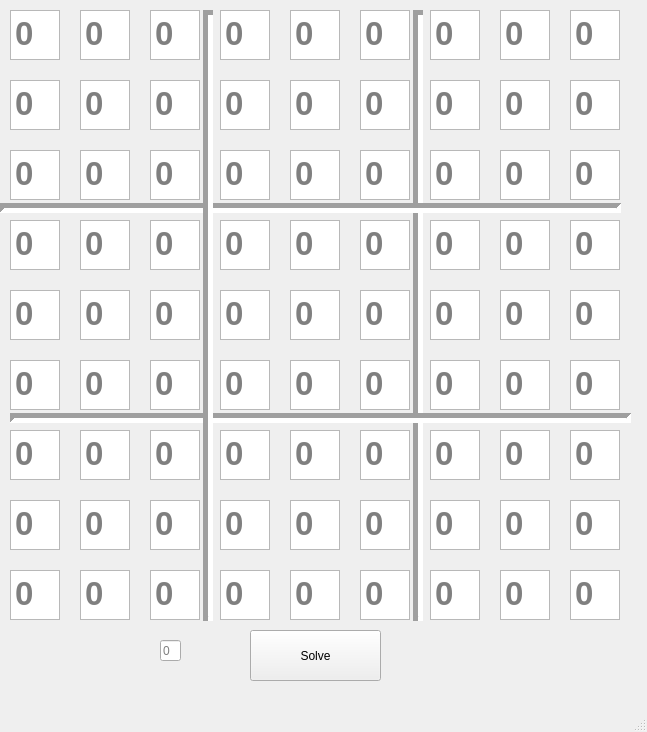
<?xml version="1.0" encoding="UTF-8"?>
<ui version="4.0">
 <class>MainWindow</class>
 <widget class="QMainWindow" name="MainWindow">
  <property name="enabled">
   <bool>true</bool>
  </property>
  <property name="geometry">
   <rect>
    <x>0</x>
    <y>0</y>
    <width>647</width>
    <height>732</height>
   </rect>
  </property>
  <property name="windowTitle">
   <string>MainWindow</string>
  </property>
  <property name="documentMode">
   <bool>false</bool>
  </property>
  <widget class="QWidget" name="centralwidget">
   <widget class="QTextEdit" name="b11">
    <property name="geometry">
     <rect>
      <x>10</x>
      <y>10</y>
      <width>50</width>
      <height>50</height>
     </rect>
    </property>
    <property name="font">
     <font>
      <pointsize>25</pointsize>
      <weight>75</weight>
      <bold>true</bold>
     </font>
    </property>
    <property name="inputMethodHints">
     <set>Qt::ImhDigitsOnly</set>
    </property>
    <property name="verticalScrollBarPolicy">
     <enum>Qt::ScrollBarAlwaysOff</enum>
    </property>
    <property name="horizontalScrollBarPolicy">
     <enum>Qt::ScrollBarAlwaysOff</enum>
    </property>
    <property name="sizeAdjustPolicy">
     <enum>QAbstractScrollArea::AdjustToContents</enum>
    </property>
    <property name="documentTitle">
     <string/>
    </property>
    <property name="lineWrapMode">
     <enum>QTextEdit::NoWrap</enum>
    </property>
    <property name="lineWrapColumnOrWidth">
     <number>-1</number>
    </property>
    <property name="tabStopWidth">
     <number>1</number>
    </property>
    <property name="placeholderText">
     <string>0</string>
    </property>
   </widget>
   <widget class="QTextEdit" name="b12">
    <property name="geometry">
     <rect>
      <x>80</x>
      <y>10</y>
      <width>50</width>
      <height>50</height>
     </rect>
    </property>
    <property name="font">
     <font>
      <pointsize>25</pointsize>
      <weight>75</weight>
      <bold>true</bold>
     </font>
    </property>
    <property name="placeholderText">
     <string>0</string>
    </property>
   </widget>
   <widget class="QTextEdit" name="b13">
    <property name="geometry">
     <rect>
      <x>150</x>
      <y>10</y>
      <width>50</width>
      <height>50</height>
     </rect>
    </property>
    <property name="font">
     <font>
      <pointsize>25</pointsize>
      <weight>75</weight>
      <bold>true</bold>
     </font>
    </property>
    <property name="placeholderText">
     <string>0</string>
    </property>
   </widget>
   <widget class="QTextEdit" name="b15">
    <property name="geometry">
     <rect>
      <x>290</x>
      <y>10</y>
      <width>50</width>
      <height>50</height>
     </rect>
    </property>
    <property name="font">
     <font>
      <pointsize>25</pointsize>
      <weight>75</weight>
      <bold>true</bold>
     </font>
    </property>
    <property name="placeholderText">
     <string>0</string>
    </property>
   </widget>
   <widget class="QTextEdit" name="b14">
    <property name="geometry">
     <rect>
      <x>220</x>
      <y>10</y>
      <width>50</width>
      <height>50</height>
     </rect>
    </property>
    <property name="font">
     <font>
      <pointsize>25</pointsize>
      <weight>75</weight>
      <bold>true</bold>
     </font>
    </property>
    <property name="placeholderText">
     <string>0</string>
    </property>
   </widget>
   <widget class="QTextEdit" name="b16">
    <property name="geometry">
     <rect>
      <x>360</x>
      <y>10</y>
      <width>50</width>
      <height>50</height>
     </rect>
    </property>
    <property name="font">
     <font>
      <pointsize>25</pointsize>
      <weight>75</weight>
      <bold>true</bold>
     </font>
    </property>
    <property name="placeholderText">
     <string>0</string>
    </property>
   </widget>
   <widget class="QTextEdit" name="b18">
    <property name="geometry">
     <rect>
      <x>500</x>
      <y>10</y>
      <width>50</width>
      <height>50</height>
     </rect>
    </property>
    <property name="font">
     <font>
      <pointsize>25</pointsize>
      <weight>75</weight>
      <bold>true</bold>
     </font>
    </property>
    <property name="placeholderText">
     <string>0</string>
    </property>
   </widget>
   <widget class="QTextEdit" name="b17">
    <property name="geometry">
     <rect>
      <x>430</x>
      <y>10</y>
      <width>50</width>
      <height>50</height>
     </rect>
    </property>
    <property name="font">
     <font>
      <pointsize>25</pointsize>
      <weight>75</weight>
      <bold>true</bold>
     </font>
    </property>
    <property name="placeholderText">
     <string>0</string>
    </property>
   </widget>
   <widget class="QTextEdit" name="b19">
    <property name="geometry">
     <rect>
      <x>570</x>
      <y>10</y>
      <width>50</width>
      <height>50</height>
     </rect>
    </property>
    <property name="font">
     <font>
      <pointsize>25</pointsize>
      <weight>75</weight>
      <bold>true</bold>
     </font>
    </property>
    <property name="placeholderText">
     <string>0</string>
    </property>
   </widget>
   <widget class="QTextEdit" name="b25">
    <property name="geometry">
     <rect>
      <x>290</x>
      <y>80</y>
      <width>50</width>
      <height>50</height>
     </rect>
    </property>
    <property name="font">
     <font>
      <pointsize>25</pointsize>
      <weight>75</weight>
      <bold>true</bold>
     </font>
    </property>
    <property name="placeholderText">
     <string>0</string>
    </property>
   </widget>
   <widget class="QTextEdit" name="b28">
    <property name="geometry">
     <rect>
      <x>500</x>
      <y>80</y>
      <width>50</width>
      <height>50</height>
     </rect>
    </property>
    <property name="font">
     <font>
      <pointsize>25</pointsize>
      <weight>75</weight>
      <bold>true</bold>
     </font>
    </property>
    <property name="placeholderText">
     <string>0</string>
    </property>
   </widget>
   <widget class="QTextEdit" name="b27">
    <property name="geometry">
     <rect>
      <x>430</x>
      <y>80</y>
      <width>50</width>
      <height>50</height>
     </rect>
    </property>
    <property name="font">
     <font>
      <pointsize>25</pointsize>
      <weight>75</weight>
      <bold>true</bold>
     </font>
    </property>
    <property name="placeholderText">
     <string>0</string>
    </property>
   </widget>
   <widget class="QTextEdit" name="b26">
    <property name="geometry">
     <rect>
      <x>360</x>
      <y>80</y>
      <width>50</width>
      <height>50</height>
     </rect>
    </property>
    <property name="font">
     <font>
      <pointsize>25</pointsize>
      <weight>75</weight>
      <bold>true</bold>
     </font>
    </property>
    <property name="placeholderText">
     <string>0</string>
    </property>
   </widget>
   <widget class="QTextEdit" name="b22">
    <property name="geometry">
     <rect>
      <x>80</x>
      <y>80</y>
      <width>50</width>
      <height>50</height>
     </rect>
    </property>
    <property name="font">
     <font>
      <pointsize>25</pointsize>
      <weight>75</weight>
      <bold>true</bold>
     </font>
    </property>
    <property name="placeholderText">
     <string>0</string>
    </property>
   </widget>
   <widget class="QTextEdit" name="b21">
    <property name="geometry">
     <rect>
      <x>10</x>
      <y>80</y>
      <width>50</width>
      <height>50</height>
     </rect>
    </property>
    <property name="font">
     <font>
      <pointsize>25</pointsize>
      <weight>75</weight>
      <bold>true</bold>
     </font>
    </property>
    <property name="placeholderText">
     <string>0</string>
    </property>
   </widget>
   <widget class="QTextEdit" name="b23">
    <property name="geometry">
     <rect>
      <x>150</x>
      <y>80</y>
      <width>50</width>
      <height>50</height>
     </rect>
    </property>
    <property name="font">
     <font>
      <pointsize>25</pointsize>
      <weight>75</weight>
      <bold>true</bold>
     </font>
    </property>
    <property name="placeholderText">
     <string>0</string>
    </property>
   </widget>
   <widget class="QTextEdit" name="b24">
    <property name="geometry">
     <rect>
      <x>220</x>
      <y>80</y>
      <width>50</width>
      <height>50</height>
     </rect>
    </property>
    <property name="font">
     <font>
      <pointsize>25</pointsize>
      <weight>75</weight>
      <bold>true</bold>
     </font>
    </property>
    <property name="placeholderText">
     <string>0</string>
    </property>
   </widget>
   <widget class="QTextEdit" name="b29">
    <property name="geometry">
     <rect>
      <x>570</x>
      <y>80</y>
      <width>50</width>
      <height>50</height>
     </rect>
    </property>
    <property name="font">
     <font>
      <pointsize>25</pointsize>
      <weight>75</weight>
      <bold>true</bold>
     </font>
    </property>
    <property name="placeholderText">
     <string>0</string>
    </property>
   </widget>
   <widget class="QTextEdit" name="b44">
    <property name="geometry">
     <rect>
      <x>220</x>
      <y>220</y>
      <width>50</width>
      <height>50</height>
     </rect>
    </property>
    <property name="font">
     <font>
      <pointsize>25</pointsize>
      <weight>75</weight>
      <bold>true</bold>
     </font>
    </property>
    <property name="placeholderText">
     <string>0</string>
    </property>
   </widget>
   <widget class="QTextEdit" name="b43">
    <property name="geometry">
     <rect>
      <x>150</x>
      <y>220</y>
      <width>50</width>
      <height>50</height>
     </rect>
    </property>
    <property name="font">
     <font>
      <pointsize>25</pointsize>
      <weight>75</weight>
      <bold>true</bold>
     </font>
    </property>
    <property name="placeholderText">
     <string>0</string>
    </property>
   </widget>
   <widget class="QTextEdit" name="b39">
    <property name="geometry">
     <rect>
      <x>570</x>
      <y>150</y>
      <width>50</width>
      <height>50</height>
     </rect>
    </property>
    <property name="font">
     <font>
      <pointsize>25</pointsize>
      <weight>75</weight>
      <bold>true</bold>
     </font>
    </property>
    <property name="placeholderText">
     <string>0</string>
    </property>
   </widget>
   <widget class="QTextEdit" name="b33">
    <property name="geometry">
     <rect>
      <x>150</x>
      <y>150</y>
      <width>50</width>
      <height>50</height>
     </rect>
    </property>
    <property name="font">
     <font>
      <pointsize>25</pointsize>
      <weight>75</weight>
      <bold>true</bold>
     </font>
    </property>
    <property name="placeholderText">
     <string>0</string>
    </property>
   </widget>
   <widget class="QTextEdit" name="b48">
    <property name="geometry">
     <rect>
      <x>500</x>
      <y>220</y>
      <width>50</width>
      <height>50</height>
     </rect>
    </property>
    <property name="font">
     <font>
      <pointsize>25</pointsize>
      <weight>75</weight>
      <bold>true</bold>
     </font>
    </property>
    <property name="placeholderText">
     <string>0</string>
    </property>
   </widget>
   <widget class="QTextEdit" name="b37">
    <property name="geometry">
     <rect>
      <x>430</x>
      <y>150</y>
      <width>50</width>
      <height>50</height>
     </rect>
    </property>
    <property name="font">
     <font>
      <pointsize>25</pointsize>
      <weight>75</weight>
      <bold>true</bold>
     </font>
    </property>
    <property name="placeholderText">
     <string>0</string>
    </property>
   </widget>
   <widget class="QTextEdit" name="b49">
    <property name="geometry">
     <rect>
      <x>570</x>
      <y>220</y>
      <width>50</width>
      <height>50</height>
     </rect>
    </property>
    <property name="font">
     <font>
      <pointsize>25</pointsize>
      <weight>75</weight>
      <bold>true</bold>
     </font>
    </property>
    <property name="placeholderText">
     <string>0</string>
    </property>
   </widget>
   <widget class="QTextEdit" name="b38">
    <property name="geometry">
     <rect>
      <x>500</x>
      <y>150</y>
      <width>50</width>
      <height>50</height>
     </rect>
    </property>
    <property name="font">
     <font>
      <pointsize>25</pointsize>
      <weight>75</weight>
      <bold>true</bold>
     </font>
    </property>
    <property name="placeholderText">
     <string>0</string>
    </property>
   </widget>
   <widget class="QTextEdit" name="b47">
    <property name="geometry">
     <rect>
      <x>430</x>
      <y>220</y>
      <width>50</width>
      <height>50</height>
     </rect>
    </property>
    <property name="font">
     <font>
      <pointsize>25</pointsize>
      <weight>75</weight>
      <bold>true</bold>
     </font>
    </property>
    <property name="placeholderText">
     <string>0</string>
    </property>
   </widget>
   <widget class="QTextEdit" name="b34">
    <property name="geometry">
     <rect>
      <x>220</x>
      <y>150</y>
      <width>50</width>
      <height>50</height>
     </rect>
    </property>
    <property name="font">
     <font>
      <pointsize>25</pointsize>
      <weight>75</weight>
      <bold>true</bold>
     </font>
    </property>
    <property name="placeholderText">
     <string>0</string>
    </property>
   </widget>
   <widget class="QTextEdit" name="b45">
    <property name="geometry">
     <rect>
      <x>290</x>
      <y>220</y>
      <width>50</width>
      <height>50</height>
     </rect>
    </property>
    <property name="font">
     <font>
      <pointsize>25</pointsize>
      <weight>75</weight>
      <bold>true</bold>
     </font>
    </property>
    <property name="placeholderText">
     <string>0</string>
    </property>
   </widget>
   <widget class="QTextEdit" name="b36">
    <property name="geometry">
     <rect>
      <x>360</x>
      <y>150</y>
      <width>50</width>
      <height>50</height>
     </rect>
    </property>
    <property name="font">
     <font>
      <pointsize>25</pointsize>
      <weight>75</weight>
      <bold>true</bold>
     </font>
    </property>
    <property name="placeholderText">
     <string>0</string>
    </property>
   </widget>
   <widget class="QTextEdit" name="b32">
    <property name="geometry">
     <rect>
      <x>80</x>
      <y>150</y>
      <width>50</width>
      <height>50</height>
     </rect>
    </property>
    <property name="font">
     <font>
      <pointsize>25</pointsize>
      <weight>75</weight>
      <bold>true</bold>
     </font>
    </property>
    <property name="placeholderText">
     <string>0</string>
    </property>
   </widget>
   <widget class="QTextEdit" name="b42">
    <property name="geometry">
     <rect>
      <x>80</x>
      <y>220</y>
      <width>50</width>
      <height>50</height>
     </rect>
    </property>
    <property name="font">
     <font>
      <pointsize>25</pointsize>
      <weight>75</weight>
      <bold>true</bold>
     </font>
    </property>
    <property name="placeholderText">
     <string>0</string>
    </property>
   </widget>
   <widget class="QTextEdit" name="b35">
    <property name="geometry">
     <rect>
      <x>290</x>
      <y>150</y>
      <width>50</width>
      <height>50</height>
     </rect>
    </property>
    <property name="font">
     <font>
      <pointsize>25</pointsize>
      <weight>75</weight>
      <bold>true</bold>
     </font>
    </property>
    <property name="placeholderText">
     <string>0</string>
    </property>
   </widget>
   <widget class="QTextEdit" name="b31">
    <property name="geometry">
     <rect>
      <x>10</x>
      <y>150</y>
      <width>50</width>
      <height>50</height>
     </rect>
    </property>
    <property name="font">
     <font>
      <pointsize>25</pointsize>
      <weight>75</weight>
      <bold>true</bold>
     </font>
    </property>
    <property name="placeholderText">
     <string>0</string>
    </property>
   </widget>
   <widget class="QTextEdit" name="b41">
    <property name="geometry">
     <rect>
      <x>10</x>
      <y>220</y>
      <width>50</width>
      <height>50</height>
     </rect>
    </property>
    <property name="font">
     <font>
      <pointsize>25</pointsize>
      <weight>75</weight>
      <bold>true</bold>
     </font>
    </property>
    <property name="placeholderText">
     <string>0</string>
    </property>
   </widget>
   <widget class="QTextEdit" name="b46">
    <property name="geometry">
     <rect>
      <x>360</x>
      <y>220</y>
      <width>50</width>
      <height>50</height>
     </rect>
    </property>
    <property name="font">
     <font>
      <pointsize>25</pointsize>
      <weight>75</weight>
      <bold>true</bold>
     </font>
    </property>
    <property name="placeholderText">
     <string>0</string>
    </property>
   </widget>
   <widget class="QTextEdit" name="b64">
    <property name="geometry">
     <rect>
      <x>220</x>
      <y>360</y>
      <width>50</width>
      <height>50</height>
     </rect>
    </property>
    <property name="font">
     <font>
      <pointsize>25</pointsize>
      <weight>75</weight>
      <bold>true</bold>
     </font>
    </property>
    <property name="placeholderText">
     <string>0</string>
    </property>
   </widget>
   <widget class="QTextEdit" name="b63">
    <property name="geometry">
     <rect>
      <x>150</x>
      <y>360</y>
      <width>50</width>
      <height>50</height>
     </rect>
    </property>
    <property name="font">
     <font>
      <pointsize>25</pointsize>
      <weight>75</weight>
      <bold>true</bold>
     </font>
    </property>
    <property name="placeholderText">
     <string>0</string>
    </property>
   </widget>
   <widget class="QTextEdit" name="b76">
    <property name="geometry">
     <rect>
      <x>360</x>
      <y>430</y>
      <width>50</width>
      <height>50</height>
     </rect>
    </property>
    <property name="font">
     <font>
      <pointsize>25</pointsize>
      <weight>75</weight>
      <bold>true</bold>
     </font>
    </property>
    <property name="placeholderText">
     <string>0</string>
    </property>
   </widget>
   <widget class="QTextEdit" name="b78">
    <property name="geometry">
     <rect>
      <x>500</x>
      <y>430</y>
      <width>50</width>
      <height>50</height>
     </rect>
    </property>
    <property name="font">
     <font>
      <pointsize>25</pointsize>
      <weight>75</weight>
      <bold>true</bold>
     </font>
    </property>
    <property name="placeholderText">
     <string>0</string>
    </property>
   </widget>
   <widget class="QTextEdit" name="b79">
    <property name="geometry">
     <rect>
      <x>570</x>
      <y>430</y>
      <width>50</width>
      <height>50</height>
     </rect>
    </property>
    <property name="font">
     <font>
      <pointsize>25</pointsize>
      <weight>75</weight>
      <bold>true</bold>
     </font>
    </property>
    <property name="placeholderText">
     <string>0</string>
    </property>
   </widget>
   <widget class="QTextEdit" name="b59">
    <property name="geometry">
     <rect>
      <x>570</x>
      <y>290</y>
      <width>50</width>
      <height>50</height>
     </rect>
    </property>
    <property name="font">
     <font>
      <pointsize>25</pointsize>
      <weight>75</weight>
      <bold>true</bold>
     </font>
    </property>
    <property name="placeholderText">
     <string>0</string>
    </property>
   </widget>
   <widget class="QTextEdit" name="b82">
    <property name="geometry">
     <rect>
      <x>80</x>
      <y>500</y>
      <width>50</width>
      <height>50</height>
     </rect>
    </property>
    <property name="font">
     <font>
      <pointsize>25</pointsize>
      <weight>75</weight>
      <bold>true</bold>
     </font>
    </property>
    <property name="placeholderText">
     <string>0</string>
    </property>
   </widget>
   <widget class="QTextEdit" name="b83">
    <property name="geometry">
     <rect>
      <x>150</x>
      <y>500</y>
      <width>50</width>
      <height>50</height>
     </rect>
    </property>
    <property name="font">
     <font>
      <pointsize>25</pointsize>
      <weight>75</weight>
      <bold>true</bold>
     </font>
    </property>
    <property name="placeholderText">
     <string>0</string>
    </property>
   </widget>
   <widget class="QTextEdit" name="b75">
    <property name="geometry">
     <rect>
      <x>290</x>
      <y>430</y>
      <width>50</width>
      <height>50</height>
     </rect>
    </property>
    <property name="font">
     <font>
      <pointsize>25</pointsize>
      <weight>75</weight>
      <bold>true</bold>
     </font>
    </property>
    <property name="placeholderText">
     <string>0</string>
    </property>
   </widget>
   <widget class="QTextEdit" name="b53">
    <property name="geometry">
     <rect>
      <x>150</x>
      <y>290</y>
      <width>50</width>
      <height>50</height>
     </rect>
    </property>
    <property name="font">
     <font>
      <pointsize>25</pointsize>
      <weight>75</weight>
      <bold>true</bold>
     </font>
    </property>
    <property name="placeholderText">
     <string>0</string>
    </property>
   </widget>
   <widget class="QTextEdit" name="b68">
    <property name="geometry">
     <rect>
      <x>500</x>
      <y>360</y>
      <width>50</width>
      <height>50</height>
     </rect>
    </property>
    <property name="font">
     <font>
      <pointsize>25</pointsize>
      <weight>75</weight>
      <bold>true</bold>
     </font>
    </property>
    <property name="placeholderText">
     <string>0</string>
    </property>
   </widget>
   <widget class="QTextEdit" name="b57">
    <property name="geometry">
     <rect>
      <x>430</x>
      <y>290</y>
      <width>50</width>
      <height>50</height>
     </rect>
    </property>
    <property name="font">
     <font>
      <pointsize>25</pointsize>
      <weight>75</weight>
      <bold>true</bold>
     </font>
    </property>
    <property name="placeholderText">
     <string>0</string>
    </property>
   </widget>
   <widget class="QTextEdit" name="b71">
    <property name="geometry">
     <rect>
      <x>10</x>
      <y>430</y>
      <width>50</width>
      <height>50</height>
     </rect>
    </property>
    <property name="font">
     <font>
      <pointsize>25</pointsize>
      <weight>75</weight>
      <bold>true</bold>
     </font>
    </property>
    <property name="placeholderText">
     <string>0</string>
    </property>
   </widget>
   <widget class="QTextEdit" name="b69">
    <property name="geometry">
     <rect>
      <x>570</x>
      <y>360</y>
      <width>50</width>
      <height>50</height>
     </rect>
    </property>
    <property name="font">
     <font>
      <pointsize>25</pointsize>
      <weight>75</weight>
      <bold>true</bold>
     </font>
    </property>
    <property name="placeholderText">
     <string>0</string>
    </property>
   </widget>
   <widget class="QTextEdit" name="b87">
    <property name="geometry">
     <rect>
      <x>430</x>
      <y>500</y>
      <width>50</width>
      <height>50</height>
     </rect>
    </property>
    <property name="font">
     <font>
      <pointsize>25</pointsize>
      <weight>75</weight>
      <bold>true</bold>
     </font>
    </property>
    <property name="placeholderText">
     <string>0</string>
    </property>
   </widget>
   <widget class="QTextEdit" name="b58">
    <property name="geometry">
     <rect>
      <x>500</x>
      <y>290</y>
      <width>50</width>
      <height>50</height>
     </rect>
    </property>
    <property name="font">
     <font>
      <pointsize>25</pointsize>
      <weight>75</weight>
      <bold>true</bold>
     </font>
    </property>
    <property name="placeholderText">
     <string>0</string>
    </property>
   </widget>
   <widget class="QTextEdit" name="b84">
    <property name="geometry">
     <rect>
      <x>220</x>
      <y>500</y>
      <width>50</width>
      <height>50</height>
     </rect>
    </property>
    <property name="font">
     <font>
      <pointsize>25</pointsize>
      <weight>75</weight>
      <bold>true</bold>
     </font>
    </property>
    <property name="placeholderText">
     <string>0</string>
    </property>
   </widget>
   <widget class="QTextEdit" name="b72">
    <property name="geometry">
     <rect>
      <x>80</x>
      <y>430</y>
      <width>50</width>
      <height>50</height>
     </rect>
    </property>
    <property name="font">
     <font>
      <pointsize>25</pointsize>
      <weight>75</weight>
      <bold>true</bold>
     </font>
    </property>
    <property name="placeholderText">
     <string>0</string>
    </property>
   </widget>
   <widget class="QTextEdit" name="b81">
    <property name="geometry">
     <rect>
      <x>10</x>
      <y>500</y>
      <width>50</width>
      <height>50</height>
     </rect>
    </property>
    <property name="font">
     <font>
      <pointsize>25</pointsize>
      <weight>75</weight>
      <bold>true</bold>
     </font>
    </property>
    <property name="placeholderText">
     <string>0</string>
    </property>
   </widget>
   <widget class="QTextEdit" name="b67">
    <property name="geometry">
     <rect>
      <x>430</x>
      <y>360</y>
      <width>50</width>
      <height>50</height>
     </rect>
    </property>
    <property name="font">
     <font>
      <pointsize>25</pointsize>
      <weight>75</weight>
      <bold>true</bold>
     </font>
    </property>
    <property name="placeholderText">
     <string>0</string>
    </property>
   </widget>
   <widget class="QTextEdit" name="b74">
    <property name="geometry">
     <rect>
      <x>220</x>
      <y>430</y>
      <width>50</width>
      <height>50</height>
     </rect>
    </property>
    <property name="font">
     <font>
      <pointsize>25</pointsize>
      <weight>75</weight>
      <bold>true</bold>
     </font>
    </property>
    <property name="placeholderText">
     <string>0</string>
    </property>
   </widget>
   <widget class="QTextEdit" name="b54">
    <property name="geometry">
     <rect>
      <x>220</x>
      <y>290</y>
      <width>50</width>
      <height>50</height>
     </rect>
    </property>
    <property name="font">
     <font>
      <pointsize>25</pointsize>
      <weight>75</weight>
      <bold>true</bold>
     </font>
    </property>
    <property name="placeholderText">
     <string>0</string>
    </property>
   </widget>
   <widget class="QTextEdit" name="b65">
    <property name="geometry">
     <rect>
      <x>290</x>
      <y>360</y>
      <width>50</width>
      <height>50</height>
     </rect>
    </property>
    <property name="font">
     <font>
      <pointsize>25</pointsize>
      <weight>75</weight>
      <bold>true</bold>
     </font>
    </property>
    <property name="placeholderText">
     <string>0</string>
    </property>
   </widget>
   <widget class="QTextEdit" name="b89">
    <property name="geometry">
     <rect>
      <x>570</x>
      <y>500</y>
      <width>50</width>
      <height>50</height>
     </rect>
    </property>
    <property name="font">
     <font>
      <pointsize>25</pointsize>
      <weight>75</weight>
      <bold>true</bold>
     </font>
    </property>
    <property name="placeholderText">
     <string>0</string>
    </property>
   </widget>
   <widget class="QTextEdit" name="b73">
    <property name="geometry">
     <rect>
      <x>150</x>
      <y>430</y>
      <width>50</width>
      <height>50</height>
     </rect>
    </property>
    <property name="font">
     <font>
      <pointsize>25</pointsize>
      <weight>75</weight>
      <bold>true</bold>
     </font>
    </property>
    <property name="placeholderText">
     <string>0</string>
    </property>
   </widget>
   <widget class="QTextEdit" name="b56">
    <property name="geometry">
     <rect>
      <x>360</x>
      <y>290</y>
      <width>50</width>
      <height>50</height>
     </rect>
    </property>
    <property name="font">
     <font>
      <pointsize>25</pointsize>
      <weight>75</weight>
      <bold>true</bold>
     </font>
    </property>
    <property name="placeholderText">
     <string>0</string>
    </property>
   </widget>
   <widget class="QTextEdit" name="b52">
    <property name="geometry">
     <rect>
      <x>80</x>
      <y>290</y>
      <width>50</width>
      <height>50</height>
     </rect>
    </property>
    <property name="font">
     <font>
      <pointsize>25</pointsize>
      <weight>75</weight>
      <bold>true</bold>
     </font>
    </property>
    <property name="placeholderText">
     <string>0</string>
    </property>
   </widget>
   <widget class="QTextEdit" name="b77">
    <property name="geometry">
     <rect>
      <x>430</x>
      <y>430</y>
      <width>50</width>
      <height>50</height>
     </rect>
    </property>
    <property name="font">
     <font>
      <pointsize>25</pointsize>
      <weight>75</weight>
      <bold>true</bold>
     </font>
    </property>
    <property name="placeholderText">
     <string>0</string>
    </property>
   </widget>
   <widget class="QTextEdit" name="b85">
    <property name="geometry">
     <rect>
      <x>290</x>
      <y>500</y>
      <width>50</width>
      <height>50</height>
     </rect>
    </property>
    <property name="font">
     <font>
      <pointsize>25</pointsize>
      <weight>75</weight>
      <bold>true</bold>
     </font>
    </property>
    <property name="placeholderText">
     <string>0</string>
    </property>
   </widget>
   <widget class="QTextEdit" name="b86">
    <property name="geometry">
     <rect>
      <x>360</x>
      <y>500</y>
      <width>50</width>
      <height>50</height>
     </rect>
    </property>
    <property name="font">
     <font>
      <pointsize>25</pointsize>
      <weight>75</weight>
      <bold>true</bold>
     </font>
    </property>
    <property name="lineWrapColumnOrWidth">
     <number>-1</number>
    </property>
    <property name="placeholderText">
     <string>0</string>
    </property>
   </widget>
   <widget class="QTextEdit" name="b62">
    <property name="geometry">
     <rect>
      <x>80</x>
      <y>360</y>
      <width>50</width>
      <height>50</height>
     </rect>
    </property>
    <property name="font">
     <font>
      <pointsize>25</pointsize>
      <weight>75</weight>
      <bold>true</bold>
     </font>
    </property>
    <property name="placeholderText">
     <string>0</string>
    </property>
   </widget>
   <widget class="QTextEdit" name="b55">
    <property name="geometry">
     <rect>
      <x>290</x>
      <y>290</y>
      <width>50</width>
      <height>50</height>
     </rect>
    </property>
    <property name="font">
     <font>
      <pointsize>25</pointsize>
      <weight>75</weight>
      <bold>true</bold>
     </font>
    </property>
    <property name="placeholderText">
     <string>0</string>
    </property>
   </widget>
   <widget class="QTextEdit" name="b51">
    <property name="geometry">
     <rect>
      <x>10</x>
      <y>290</y>
      <width>50</width>
      <height>50</height>
     </rect>
    </property>
    <property name="font">
     <font>
      <pointsize>25</pointsize>
      <weight>75</weight>
      <bold>true</bold>
     </font>
    </property>
    <property name="placeholderText">
     <string>0</string>
    </property>
   </widget>
   <widget class="QTextEdit" name="b61">
    <property name="geometry">
     <rect>
      <x>10</x>
      <y>360</y>
      <width>50</width>
      <height>50</height>
     </rect>
    </property>
    <property name="font">
     <font>
      <pointsize>25</pointsize>
      <weight>75</weight>
      <bold>true</bold>
     </font>
    </property>
    <property name="placeholderText">
     <string>0</string>
    </property>
   </widget>
   <widget class="QPushButton" name="Solve">
    <property name="geometry">
     <rect>
      <x>250</x>
      <y>630</y>
      <width>131</width>
      <height>51</height>
     </rect>
    </property>
    <property name="text">
     <string>Solve</string>
    </property>
   </widget>
   <widget class="QTextEdit" name="b66">
    <property name="geometry">
     <rect>
      <x>360</x>
      <y>360</y>
      <width>50</width>
      <height>50</height>
     </rect>
    </property>
    <property name="font">
     <font>
      <pointsize>25</pointsize>
      <weight>75</weight>
      <bold>true</bold>
     </font>
    </property>
    <property name="placeholderText">
     <string>0</string>
    </property>
   </widget>
   <widget class="QTextEdit" name="b88">
    <property name="geometry">
     <rect>
      <x>500</x>
      <y>500</y>
      <width>50</width>
      <height>50</height>
     </rect>
    </property>
    <property name="font">
     <font>
      <pointsize>25</pointsize>
      <weight>75</weight>
      <bold>true</bold>
     </font>
    </property>
    <property name="placeholderText">
     <string>0</string>
    </property>
   </widget>
   <widget class="QTextEdit" name="b91">
    <property name="geometry">
     <rect>
      <x>10</x>
      <y>570</y>
      <width>50</width>
      <height>50</height>
     </rect>
    </property>
    <property name="font">
     <font>
      <pointsize>25</pointsize>
      <weight>75</weight>
      <bold>true</bold>
     </font>
    </property>
    <property name="placeholderText">
     <string>0</string>
    </property>
   </widget>
   <widget class="QTextEdit" name="b97">
    <property name="geometry">
     <rect>
      <x>430</x>
      <y>570</y>
      <width>50</width>
      <height>50</height>
     </rect>
    </property>
    <property name="font">
     <font>
      <pointsize>25</pointsize>
      <weight>75</weight>
      <bold>true</bold>
     </font>
    </property>
    <property name="placeholderText">
     <string>0</string>
    </property>
   </widget>
   <widget class="QTextEdit" name="b99">
    <property name="geometry">
     <rect>
      <x>570</x>
      <y>570</y>
      <width>50</width>
      <height>50</height>
     </rect>
    </property>
    <property name="font">
     <font>
      <pointsize>25</pointsize>
      <weight>75</weight>
      <bold>true</bold>
     </font>
    </property>
    <property name="placeholderText">
     <string>0</string>
    </property>
   </widget>
   <widget class="QTextEdit" name="b96">
    <property name="geometry">
     <rect>
      <x>360</x>
      <y>570</y>
      <width>50</width>
      <height>50</height>
     </rect>
    </property>
    <property name="font">
     <font>
      <pointsize>25</pointsize>
      <weight>75</weight>
      <bold>true</bold>
     </font>
    </property>
    <property name="placeholderText">
     <string>0</string>
    </property>
   </widget>
   <widget class="QTextEdit" name="b93">
    <property name="geometry">
     <rect>
      <x>150</x>
      <y>570</y>
      <width>50</width>
      <height>50</height>
     </rect>
    </property>
    <property name="font">
     <font>
      <pointsize>25</pointsize>
      <weight>75</weight>
      <bold>true</bold>
     </font>
    </property>
    <property name="placeholderText">
     <string>0</string>
    </property>
   </widget>
   <widget class="QTextEdit" name="b94">
    <property name="geometry">
     <rect>
      <x>220</x>
      <y>570</y>
      <width>50</width>
      <height>50</height>
     </rect>
    </property>
    <property name="font">
     <font>
      <pointsize>25</pointsize>
      <weight>75</weight>
      <bold>true</bold>
     </font>
    </property>
    <property name="placeholderText">
     <string>0</string>
    </property>
   </widget>
   <widget class="QTextEdit" name="b95">
    <property name="geometry">
     <rect>
      <x>290</x>
      <y>570</y>
      <width>50</width>
      <height>50</height>
     </rect>
    </property>
    <property name="font">
     <font>
      <pointsize>25</pointsize>
      <weight>75</weight>
      <bold>true</bold>
     </font>
    </property>
    <property name="placeholderText">
     <string>0</string>
    </property>
   </widget>
   <widget class="QTextEdit" name="b98">
    <property name="geometry">
     <rect>
      <x>500</x>
      <y>570</y>
      <width>50</width>
      <height>50</height>
     </rect>
    </property>
    <property name="font">
     <font>
      <pointsize>25</pointsize>
      <weight>75</weight>
      <bold>true</bold>
     </font>
    </property>
    <property name="placeholderText">
     <string>0</string>
    </property>
   </widget>
   <widget class="QTextEdit" name="b92">
    <property name="geometry">
     <rect>
      <x>80</x>
      <y>570</y>
      <width>50</width>
      <height>50</height>
     </rect>
    </property>
    <property name="font">
     <font>
      <pointsize>25</pointsize>
      <weight>75</weight>
      <bold>true</bold>
     </font>
    </property>
    <property name="placeholderText">
     <string>0</string>
    </property>
   </widget>
   <widget class="Line" name="line2">
    <property name="geometry">
     <rect>
      <x>410</x>
      <y>10</y>
      <width>16</width>
      <height>611</height>
     </rect>
    </property>
    <property name="sizePolicy">
     <sizepolicy hsizetype="Preferred" vsizetype="Preferred">
      <horstretch>1</horstretch>
      <verstretch>0</verstretch>
     </sizepolicy>
    </property>
    <property name="font">
     <font>
      <pointsize>41</pointsize>
      <weight>75</weight>
      <bold>true</bold>
     </font>
    </property>
    <property name="lineWidth">
     <number>5</number>
    </property>
    <property name="orientation">
     <enum>Qt::Vertical</enum>
    </property>
   </widget>
   <widget class="Line" name="line3">
    <property name="geometry">
     <rect>
      <x>0</x>
      <y>200</y>
      <width>621</width>
      <height>16</height>
     </rect>
    </property>
    <property name="lineWidth">
     <number>5</number>
    </property>
    <property name="orientation">
     <enum>Qt::Horizontal</enum>
    </property>
   </widget>
   <widget class="Line" name="line4">
    <property name="geometry">
     <rect>
      <x>10</x>
      <y>410</y>
      <width>621</width>
      <height>16</height>
     </rect>
    </property>
    <property name="lineWidth">
     <number>5</number>
    </property>
    <property name="orientation">
     <enum>Qt::Horizontal</enum>
    </property>
   </widget>
   <widget class="Line" name="line1">
    <property name="geometry">
     <rect>
      <x>200</x>
      <y>10</y>
      <width>16</width>
      <height>611</height>
     </rect>
    </property>
    <property name="sizePolicy">
     <sizepolicy hsizetype="Preferred" vsizetype="Preferred">
      <horstretch>1</horstretch>
      <verstretch>0</verstretch>
     </sizepolicy>
    </property>
    <property name="font">
     <font>
      <pointsize>41</pointsize>
      <weight>75</weight>
      <bold>true</bold>
     </font>
    </property>
    <property name="lineWidth">
     <number>5</number>
    </property>
    <property name="orientation">
     <enum>Qt::Vertical</enum>
    </property>
   </widget>
   <widget class="QLineEdit" name="lineEdit">
    <property name="geometry">
     <rect>
      <x>160</x>
      <y>640</y>
      <width>21</width>
      <height>21</height>
     </rect>
    </property>
    <property name="placeholderText">
     <string>0</string>
    </property>
   </widget>
  </widget>
  <widget class="QMenuBar" name="menubar">
   <property name="geometry">
    <rect>
     <x>0</x>
     <y>0</y>
     <width>647</width>
     <height>22</height>
    </rect>
   </property>
  </widget>
  <widget class="QStatusBar" name="statusbar"/>
 </widget>
 <resources/>
 <connections/>
</ui>
